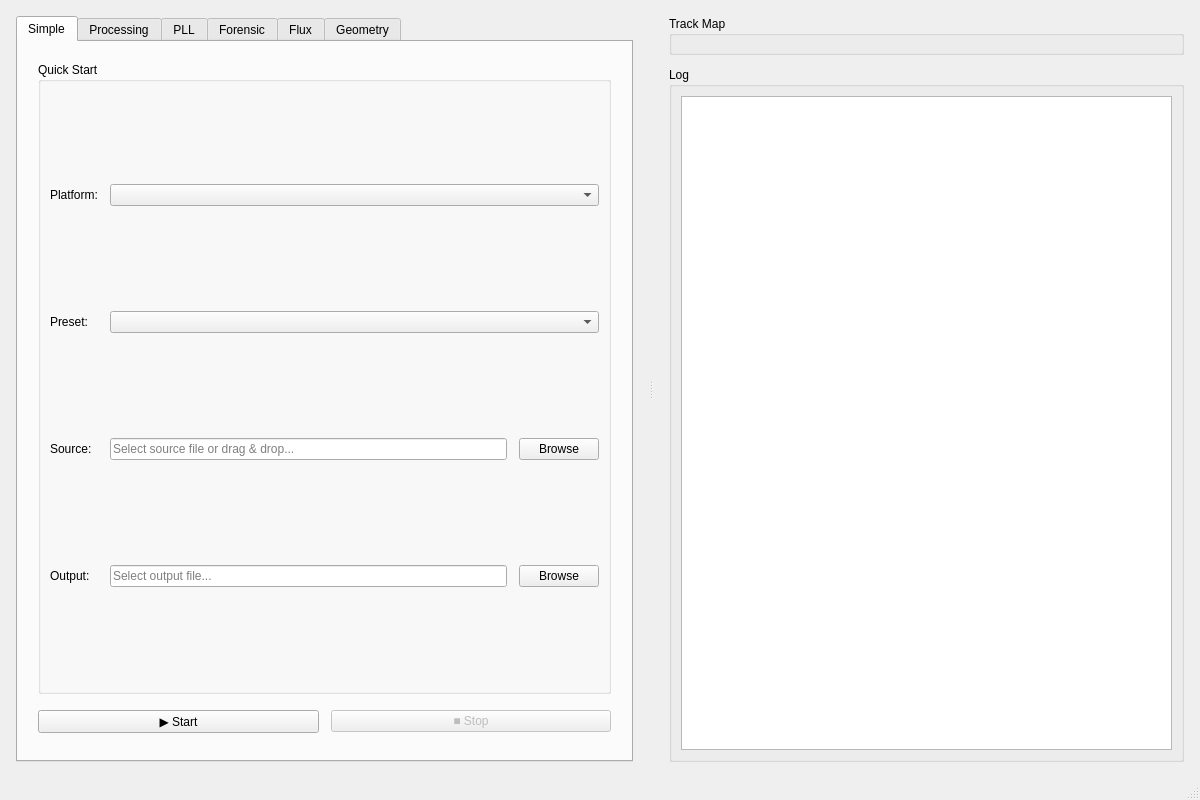
<?xml version="1.0" encoding="UTF-8"?>
<ui version="4.0">
 <class>MainWindow</class>
 <widget class="QMainWindow" name="MainWindow">
  <property name="geometry">
   <rect>
    <x>0</x>
    <y>0</y>
    <width>1200</width>
    <height>800</height>
   </rect>
  </property>
  <property name="windowTitle">
   <string>UnifiedFloppyTool</string>
  </property>
  <widget class="QWidget" name="centralwidget">
   <layout class="QHBoxLayout" name="mainLayout">
    <property name="spacing">
     <number>0</number>
    </property>
    <property name="margin">
     <number>0</number>
    </property>
    <item>
     <widget class="QSplitter" name="mainSplitter">
      <property name="orientation">
       <enum>Qt::Horizontal</enum>
      </property>
      
      <!-- LEFT: Tab Widget -->
      <widget class="QWidget" name="leftPanel">
       <property name="minimumWidth">
        <number>500</number>
       </property>
       <layout class="QVBoxLayout" name="leftLayout">
        <property name="margin">
         <number>16</number>
        </property>
        <item>
         <widget class="QTabWidget" name="tabWidget">
          
          <!-- Simple Tab -->
          <widget class="QWidget" name="tabSimple">
           <attribute name="title">
            <string>Simple</string>
           </attribute>
           <layout class="QVBoxLayout">
            <property name="margin">
             <number>20</number>
            </property>
            <property name="spacing">
             <number>16</number>
            </property>
            <item>
             <widget class="QGroupBox" name="grpQuickStart">
              <property name="title">
               <string>Quick Start</string>
              </property>
              <layout class="QGridLayout">
               <property name="horizontalSpacing">
                <number>12</number>
               </property>
               <property name="verticalSpacing">
                <number>12</number>
               </property>
               <item row="0" column="0">
                <widget class="QLabel">
                 <property name="text">
                  <string>Platform:</string>
                 </property>
                </widget>
               </item>
               <item row="0" column="1" colspan="2">
                <widget class="QComboBox" name="cmbPlatform"/>
               </item>
               <item row="1" column="0">
                <widget class="QLabel">
                 <property name="text">
                  <string>Preset:</string>
                 </property>
                </widget>
               </item>
               <item row="1" column="1" colspan="2">
                <widget class="QComboBox" name="cmbPreset"/>
               </item>
               <item row="2" column="0">
                <widget class="QLabel">
                 <property name="text">
                  <string>Source:</string>
                 </property>
                </widget>
               </item>
               <item row="2" column="1">
                <widget class="QLineEdit" name="txtSource">
                 <property name="placeholderText">
                  <string>Select source file or drag &amp; drop...</string>
                 </property>
                </widget>
               </item>
               <item row="2" column="2">
                <widget class="QPushButton" name="btnBrowseSource">
                 <property name="text">
                  <string>Browse</string>
                 </property>
                 <property name="maximumWidth">
                  <number>80</number>
                 </property>
                </widget>
               </item>
               <item row="3" column="0">
                <widget class="QLabel">
                 <property name="text">
                  <string>Output:</string>
                 </property>
                </widget>
               </item>
               <item row="3" column="1">
                <widget class="QLineEdit" name="txtDest">
                 <property name="placeholderText">
                  <string>Select output file...</string>
                 </property>
                </widget>
               </item>
               <item row="3" column="2">
                <widget class="QPushButton" name="btnBrowseDest">
                 <property name="text">
                  <string>Browse</string>
                 </property>
                 <property name="maximumWidth">
                  <number>80</number>
                 </property>
                </widget>
               </item>
              </layout>
             </widget>
            </item>
            <item>
             <layout class="QHBoxLayout">
              <property name="spacing">
               <number>12</number>
              </property>
              <item>
               <widget class="QPushButton" name="btnStart">
                <property name="text">
                 <string>▶ Start</string>
                </property>
                <property name="minimumHeight">
                 <number>48</number>
                </property>
               </widget>
              </item>
              <item>
               <widget class="QPushButton" name="btnStop">
                <property name="text">
                 <string>■ Stop</string>
                </property>
                <property name="minimumHeight">
                 <number>48</number>
                </property>
                <property name="enabled">
                 <bool>false</bool>
                </property>
               </widget>
              </item>
             </layout>
            </item>
            <item>
             <spacer>
              <property name="orientation">
               <enum>Qt::Vertical</enum>
              </property>
             </spacer>
            </item>
           </layout>
          </widget>
          
          <!-- Processing Tab -->
          <widget class="QWidget" name="tabProcessing">
           <attribute name="title">
            <string>Processing</string>
           </attribute>
           <layout class="QVBoxLayout">
            <property name="margin">
             <number>16</number>
            </property>
            <property name="spacing">
             <number>12</number>
            </property>
            <item>
             <widget class="QGroupBox" name="grpAlgorithm">
              <property name="title">
               <string>Algorithm</string>
              </property>
              <layout class="QFormLayout">
               <item row="0" column="0">
                <widget class="QLabel">
                 <property name="text">
                  <string>Type:</string>
                 </property>
                </widget>
               </item>
               <item row="0" column="1">
                <widget class="QComboBox" name="cmbProcessingType"/>
               </item>
              </layout>
             </widget>
            </item>
            <item>
             <widget class="QGroupBox" name="grpTiming">
              <property name="title">
               <string>MFM Timing</string>
              </property>
              <layout class="QGridLayout">
               <item row="0" column="0">
                <widget class="QLabel">
                 <property name="text">
                  <string>4µs:</string>
                 </property>
                </widget>
               </item>
               <item row="0" column="1">
                <widget class="QSpinBox" name="spnThresh4us"/>
               </item>
               <item row="0" column="2">
                <widget class="QLabel">
                 <property name="text">
                  <string>6µs:</string>
                 </property>
                </widget>
               </item>
               <item row="0" column="3">
                <widget class="QSpinBox" name="spnThresh6us"/>
               </item>
               <item row="0" column="4">
                <widget class="QLabel">
                 <property name="text">
                  <string>Max:</string>
                 </property>
                </widget>
               </item>
               <item row="0" column="5">
                <widget class="QSpinBox" name="spnThreshMax"/>
               </item>
               <item row="1" column="0" colspan="6">
                <widget class="QCheckBox" name="chkHDMode">
                 <property name="text">
                  <string>High Density Mode</string>
                 </property>
                </widget>
               </item>
              </layout>
             </widget>
            </item>
            <item>
             <widget class="QGroupBox" name="grpAdaptive">
              <property name="title">
               <string>Adaptive</string>
              </property>
              <layout class="QGridLayout">
               <item row="0" column="0">
                <widget class="QLabel">
                 <property name="text">
                  <string>Rate of Change:</string>
                 </property>
                </widget>
               </item>
               <item row="0" column="1">
                <widget class="QSlider" name="sldRateOfChange">
                 <property name="orientation">
                  <enum>Qt::Horizontal</enum>
                 </property>
                </widget>
               </item>
               <item row="0" column="2">
                <widget class="QLabel" name="lblRateOfChangeValue">
                 <property name="text">
                  <string>4.0</string>
                 </property>
                </widget>
               </item>
               <item row="0" column="3">
                <widget class="QLabel" name="lblRateOfChangePct">
                 <property name="text">
                  <string>(25%)</string>
                 </property>
                </widget>
               </item>
               <item row="1" column="0">
                <widget class="QLabel">
                 <property name="text">
                  <string>Lowpass:</string>
                 </property>
                </widget>
               </item>
               <item row="1" column="1" colspan="3">
                <widget class="QSpinBox" name="spnLowpassRadius"/>
               </item>
              </layout>
             </widget>
            </item>
            <item>
             <widget class="QGroupBox" name="grpOptions">
              <property name="title">
               <string>Options</string>
              </property>
              <layout class="QVBoxLayout">
               <item>
                <widget class="QCheckBox" name="chkErrorCorrection">
                 <property name="text">
                  <string>Error Correction</string>
                 </property>
                 <property name="checked">
                  <bool>true</bool>
                 </property>
                </widget>
               </item>
               <item>
                <widget class="QCheckBox" name="chkFindDupes">
                 <property name="text">
                  <string>Find Duplicates</string>
                 </property>
                 <property name="checked">
                  <bool>true</bool>
                 </property>
                </widget>
               </item>
               <item>
                <widget class="QCheckBox" name="chkOnlyBad">
                 <property name="text">
                  <string>Only Bad Sectors</string>
                 </property>
                </widget>
               </item>
              </layout>
             </widget>
            </item>
            <item>
             <spacer>
              <property name="orientation">
               <enum>Qt::Vertical</enum>
              </property>
             </spacer>
            </item>
           </layout>
          </widget>
          
          <!-- PLL Tab -->
          <widget class="QWidget" name="tabPLL">
           <attribute name="title">
            <string>PLL</string>
           </attribute>
           <layout class="QVBoxLayout">
            <property name="margin">
             <number>16</number>
            </property>
            <property name="spacing">
             <number>12</number>
            </property>
            <item>
             <widget class="QGroupBox" name="grpPhase">
              <property name="title">
               <string>Phase Correction</string>
              </property>
              <layout class="QGridLayout">
               <item row="0" column="0">
                <widget class="QLabel">
                 <property name="text">
                  <string>Amount:</string>
                 </property>
                </widget>
               </item>
               <item row="0" column="1">
                <widget class="QSlider" name="sldPhaseCorrection">
                 <property name="orientation">
                  <enum>Qt::Horizontal</enum>
                 </property>
                </widget>
               </item>
               <item row="0" column="2">
                <widget class="QLabel" name="lblPhaseCorrectionValue">
                 <property name="text">
                  <string>90</string>
                 </property>
                </widget>
               </item>
               <item row="0" column="3">
                <widget class="QLabel" name="lblPhaseCorrectionPct">
                 <property name="text">
                  <string>(70.3%)</string>
                 </property>
                </widget>
               </item>
              </layout>
             </widget>
            </item>
            <item>
             <widget class="QGroupBox" name="grpPeriod">
              <property name="title">
               <string>Period Bounds</string>
              </property>
              <layout class="QGridLayout">
               <item row="0" column="0">
                <widget class="QLabel">
                 <property name="text">
                  <string>Low Stop:</string>
                 </property>
                </widget>
               </item>
               <item row="0" column="1">
                <widget class="QSpinBox" name="spnLowStop"/>
               </item>
               <item row="0" column="2">
                <widget class="QLabel" name="lblLowStopPct">
                 <property name="text">
                  <string>(89.8%)</string>
                 </property>
                </widget>
               </item>
               <item row="1" column="0">
                <widget class="QLabel">
                 <property name="text">
                  <string>High Stop:</string>
                 </property>
                </widget>
               </item>
               <item row="1" column="1">
                <widget class="QSpinBox" name="spnHighStop"/>
               </item>
               <item row="1" column="2">
                <widget class="QLabel" name="lblHighStopPct">
                 <property name="text">
                  <string>(110.2%)</string>
                 </property>
                </widget>
               </item>
              </layout>
             </widget>
            </item>
            <item>
             <widget class="QGroupBox" name="grpClock">
              <property name="title">
               <string>Clock</string>
              </property>
              <layout class="QFormLayout">
               <item row="0" column="0">
                <widget class="QLabel">
                 <property name="text">
                  <string>PLL Clock:</string>
                 </property>
                </widget>
               </item>
               <item row="0" column="1">
                <widget class="QSpinBox" name="spnPLLClock"/>
               </item>
               <item row="1" column="0">
                <widget class="QCheckBox" name="chkHighDensity">
                 <property name="text">
                  <string>High Density</string>
                 </property>
                </widget>
               </item>
               <item row="2" column="0">
                <widget class="QLabel">
                 <property name="text">
                  <string>Bitcell Time:</string>
                 </property>
                </widget>
               </item>
               <item row="2" column="1">
                <widget class="QLabel" name="lblBitcellTime">
                 <property name="text">
                  <string>2.0 µs</string>
                 </property>
                </widget>
               </item>
              </layout>
             </widget>
            </item>
            <item>
             <spacer>
              <property name="orientation">
               <enum>Qt::Vertical</enum>
              </property>
             </spacer>
            </item>
           </layout>
          </widget>
          
          <!-- Forensic Tab -->
          <widget class="QWidget" name="tabForensic">
           <attribute name="title">
            <string>Forensic</string>
           </attribute>
           <layout class="QVBoxLayout">
            <property name="margin">
             <number>16</number>
            </property>
            <property name="spacing">
             <number>12</number>
            </property>
            <item>
             <widget class="QGroupBox" name="grpRecovery">
              <property name="title">
               <string>Recovery</string>
              </property>
              <layout class="QGridLayout">
               <item row="0" column="0">
                <widget class="QLabel">
                 <property name="text">
                  <string>Block Size:</string>
                 </property>
                </widget>
               </item>
               <item row="0" column="1">
                <widget class="QComboBox" name="cmbBlockSize"/>
               </item>
               <item row="1" column="0">
                <widget class="QLabel">
                 <property name="text">
                  <string>Max Retries:</string>
                 </property>
                </widget>
               </item>
               <item row="1" column="1">
                <widget class="QSlider" name="sldMaxRetries">
                 <property name="orientation">
                  <enum>Qt::Horizontal</enum>
                 </property>
                </widget>
               </item>
               <item row="1" column="2">
                <widget class="QLabel" name="lblMaxRetriesValue">
                 <property name="text">
                  <string>3</string>
                 </property>
                </widget>
               </item>
               <item row="2" column="0">
                <widget class="QLabel">
                 <property name="text">
                  <string>Retry Delay:</string>
                 </property>
                </widget>
               </item>
               <item row="2" column="1">
                <widget class="QSpinBox" name="spnRetryDelay">
                 <property name="suffix">
                  <string> ms</string>
                 </property>
                </widget>
               </item>
               <item row="3" column="0" colspan="3">
                <widget class="QCheckBox" name="chkReverseMode">
                 <property name="text">
                  <string>Reverse Read Mode</string>
                 </property>
                </widget>
               </item>
               <item row="4" column="0" colspan="3">
                <widget class="QCheckBox" name="chkFillBad">
                 <property name="text">
                  <string>Fill Bad Blocks</string>
                 </property>
                 <property name="checked">
                  <bool>true</bool>
                 </property>
                </widget>
               </item>
              </layout>
             </widget>
            </item>
            <item>
             <widget class="QGroupBox" name="grpHashing">
              <property name="title">
               <string>Hashing</string>
              </property>
              <layout class="QHBoxLayout">
               <item>
                <widget class="QCheckBox" name="chkHashMD5">
                 <property name="text">
                  <string>MD5</string>
                 </property>
                 <property name="checked">
                  <bool>true</bool>
                 </property>
                </widget>
               </item>
               <item>
                <widget class="QCheckBox" name="chkHashSHA1">
                 <property name="text">
                  <string>SHA-1</string>
                 </property>
                </widget>
               </item>
               <item>
                <widget class="QCheckBox" name="chkHashSHA256">
                 <property name="text">
                  <string>SHA-256</string>
                 </property>
                 <property name="checked">
                  <bool>true</bool>
                 </property>
                </widget>
               </item>
               <item>
                <widget class="QCheckBox" name="chkHashSHA512">
                 <property name="text">
                  <string>SHA-512</string>
                 </property>
                </widget>
               </item>
              </layout>
             </widget>
            </item>
            <item>
             <widget class="QGroupBox" name="grpSplit">
              <property name="title">
               <string>Split Output</string>
              </property>
              <layout class="QGridLayout">
               <item row="0" column="0">
                <widget class="QCheckBox" name="chkSplitOutput">
                 <property name="text">
                  <string>Enable</string>
                 </property>
                </widget>
               </item>
               <item row="0" column="1">
                <widget class="QSpinBox" name="spnSplitSize">
                 <property name="enabled">
                  <bool>false</bool>
                 </property>
                </widget>
               </item>
               <item row="0" column="2">
                <widget class="QComboBox" name="cmbSplitUnit">
                 <property name="enabled">
                  <bool>false</bool>
                 </property>
                </widget>
               </item>
               <item row="1" column="0">
                <widget class="QLabel">
                 <property name="text">
                  <string>Format:</string>
                 </property>
                </widget>
               </item>
               <item row="1" column="1" colspan="2">
                <widget class="QComboBox" name="cmbSplitFormat">
                 <property name="enabled">
                  <bool>false</bool>
                 </property>
                </widget>
               </item>
              </layout>
             </widget>
            </item>
            <item>
             <widget class="QGroupBox" name="grpVerify">
              <property name="title">
               <string>Verification</string>
              </property>
              <layout class="QVBoxLayout">
               <item>
                <widget class="QCheckBox" name="chkVerifyWrite">
                 <property name="text">
                  <string>Verify After Write</string>
                 </property>
                 <property name="checked">
                  <bool>true</bool>
                 </property>
                </widget>
               </item>
               <item>
                <widget class="QCheckBox" name="chkVerboseLog">
                 <property name="text">
                  <string>Verbose Logging</string>
                 </property>
                </widget>
               </item>
              </layout>
             </widget>
            </item>
            <item>
             <spacer>
              <property name="orientation">
               <enum>Qt::Vertical</enum>
              </property>
             </spacer>
            </item>
           </layout>
          </widget>
          
          <!-- Flux Tab -->
          <widget class="QWidget" name="tabFlux">
           <attribute name="title">
            <string>Flux</string>
           </attribute>
           <layout class="QVBoxLayout">
            <property name="margin">
             <number>16</number>
            </property>
            <property name="spacing">
             <number>12</number>
            </property>
            <item>
             <widget class="QGroupBox" name="grpProfile">
              <property name="title">
               <string>Flux Profile</string>
              </property>
              <layout class="QFormLayout">
               <item row="0" column="0">
                <widget class="QLabel">
                 <property name="text">
                  <string>Profile:</string>
                 </property>
                </widget>
               </item>
               <item row="0" column="1">
                <widget class="QComboBox" name="cmbFluxProfile"/>
               </item>
               <item row="1" column="0">
                <widget class="QLabel">
                 <property name="text">
                  <string>Encoding:</string>
                 </property>
                </widget>
               </item>
               <item row="1" column="1">
                <widget class="QComboBox" name="cmbEncoding"/>
               </item>
               <item row="2" column="0">
                <widget class="QLabel">
                 <property name="text">
                  <string>Bitrate:</string>
                 </property>
                </widget>
               </item>
               <item row="2" column="1">
                <widget class="QSpinBox" name="spnBitrate">
                 <property name="suffix">
                  <string> bps</string>
                 </property>
                 <property name="maximum">
                  <number>1000000</number>
                 </property>
                </widget>
               </item>
               <item row="3" column="0">
                <widget class="QLabel">
                 <property name="text">
                  <string>Cell Time:</string>
                 </property>
                </widget>
               </item>
               <item row="3" column="1">
                <widget class="QLabel" name="lblCellTime">
                 <property name="text">
                  <string>2.0 µs</string>
                 </property>
                </widget>
               </item>
              </layout>
             </widget>
            </item>
            <item>
             <widget class="QGroupBox" name="grpJitter">
              <property name="title">
               <string>Jitter Tolerance</string>
              </property>
              <layout class="QGridLayout">
               <item row="0" column="0">
                <widget class="QLabel">
                 <property name="text">
                  <string>Absolute:</string>
                 </property>
                </widget>
               </item>
               <item row="0" column="1">
                <widget class="QSpinBox" name="spnJitterTicks">
                 <property name="suffix">
                  <string> ticks</string>
                 </property>
                </widget>
               </item>
               <item row="1" column="0">
                <widget class="QLabel">
                 <property name="text">
                  <string>Relative:</string>
                 </property>
                </widget>
               </item>
               <item row="1" column="1">
                <widget class="QSpinBox" name="spnJitterPPM">
                 <property name="suffix">
                  <string> ppm</string>
                 </property>
                </widget>
               </item>
              </layout>
             </widget>
            </item>
            <item>
             <spacer>
              <property name="orientation">
               <enum>Qt::Vertical</enum>
              </property>
             </spacer>
            </item>
           </layout>
          </widget>
          
          <!-- Geometry Tab -->
          <widget class="QWidget" name="tabGeometry">
           <attribute name="title">
            <string>Geometry</string>
           </attribute>
           <layout class="QVBoxLayout">
            <property name="margin">
             <number>16</number>
            </property>
            <property name="spacing">
             <number>12</number>
            </property>
            <item>
             <widget class="QGroupBox" name="grpAutoDetect">
              <property name="title">
               <string>Auto-Detect</string>
              </property>
              <layout class="QHBoxLayout">
               <item>
                <widget class="QPushButton" name="btnDetectGeometry">
                 <property name="text">
                  <string>Detect from File</string>
                 </property>
                </widget>
               </item>
               <item>
                <widget class="QLabel" name="lblDetectedGeom">
                 <property name="text">
                  <string>Not detected</string>
                 </property>
                </widget>
               </item>
               <item>
                <spacer>
                 <property name="orientation">
                  <enum>Qt::Horizontal</enum>
                 </property>
                </spacer>
               </item>
              </layout>
             </widget>
            </item>
            <item>
             <widget class="QGroupBox" name="grpManualGeom">
              <property name="title">
               <string>Manual Configuration</string>
              </property>
              <layout class="QGridLayout">
               <item row="0" column="0">
                <widget class="QLabel">
                 <property name="text">
                  <string>Tracks:</string>
                 </property>
                </widget>
               </item>
               <item row="0" column="1">
                <widget class="QSpinBox" name="spnTracks"/>
               </item>
               <item row="1" column="0">
                <widget class="QLabel">
                 <property name="text">
                  <string>Heads:</string>
                 </property>
                </widget>
               </item>
               <item row="1" column="1">
                <layout class="QHBoxLayout">
                 <item>
                  <widget class="QRadioButton" name="rbHeads1">
                   <property name="text">
                    <string>1</string>
                   </property>
                  </widget>
                 </item>
                 <item>
                  <widget class="QRadioButton" name="rbHeads2">
                   <property name="text">
                    <string>2</string>
                   </property>
                   <property name="checked">
                    <bool>true</bool>
                   </property>
                  </widget>
                 </item>
                </layout>
               </item>
               <item row="2" column="0">
                <widget class="QLabel">
                 <property name="text">
                  <string>Sectors/Track:</string>
                 </property>
                </widget>
               </item>
               <item row="2" column="1">
                <widget class="QSpinBox" name="spnSectorsPerTrack"/>
               </item>
               <item row="3" column="0">
                <widget class="QLabel">
                 <property name="text">
                  <string>Sector Size:</string>
                 </property>
                </widget>
               </item>
               <item row="3" column="1">
                <widget class="QComboBox" name="cmbSectorSize"/>
               </item>
               <item row="4" column="0">
                <widget class="QLabel">
                 <property name="text">
                  <string>Encoding:</string>
                 </property>
                </widget>
               </item>
               <item row="4" column="1">
                <widget class="QComboBox" name="cmbGeomEncoding"/>
               </item>
              </layout>
             </widget>
            </item>
            <item>
             <widget class="QFrame" name="frmCalculated">
              <layout class="QHBoxLayout">
               <item>
                <widget class="QLabel">
                 <property name="text">
                  <string>Calculated Size:</string>
                 </property>
                </widget>
               </item>
               <item>
                <widget class="QLabel" name="lblCalculatedSize">
                 <property name="text">
                  <string>901,120 bytes (880 KB)</string>
                 </property>
                </widget>
               </item>
               <item>
                <spacer>
                 <property name="orientation">
                  <enum>Qt::Horizontal</enum>
                 </property>
                </spacer>
               </item>
              </layout>
             </widget>
            </item>
            <item>
             <spacer>
              <property name="orientation">
               <enum>Qt::Vertical</enum>
              </property>
             </spacer>
            </item>
           </layout>
          </widget>
          
         </widget>
        </item>
       </layout>
      </widget>
      
      <!-- RIGHT: Track Grid + Log -->
      <widget class="QWidget" name="rightPanel">
       <property name="minimumWidth">
        <number>400</number>
       </property>
       <layout class="QVBoxLayout" name="rightLayout">
        <property name="margin">
         <number>16</number>
        </property>
        <property name="spacing">
         <number>12</number>
        </property>
        <item>
         <widget class="QGroupBox" name="grpTrackGrid">
          <property name="title">
           <string>Track Map</string>
          </property>
          <layout class="QVBoxLayout" name="trackGridContainer">
           <property name="margin">
            <number>8</number>
           </property>
           <!-- TrackGridWidget inserted here programmatically -->
          </layout>
         </widget>
        </item>
        <item>
         <widget class="QGroupBox" name="grpLog">
          <property name="title">
           <string>Log</string>
          </property>
          <layout class="QVBoxLayout">
           <item>
            <widget class="QPlainTextEdit" name="txtLog">
             <property name="readOnly">
              <bool>true</bool>
             </property>
             <property name="maximumHeight">
              <number>150</number>
             </property>
            </widget>
           </item>
          </layout>
         </widget>
        </item>
       </layout>
      </widget>
      
     </widget>
    </item>
   </layout>
  </widget>
  <widget class="QStatusBar" name="statusbar"/>
 </widget>
 <resources/>
 <connections>
  <connection>
   <sender>chkSplitOutput</sender>
   <signal>toggled(bool)</signal>
   <receiver>spnSplitSize</receiver>
   <slot>setEnabled(bool)</slot>
  </connection>
  <connection>
   <sender>chkSplitOutput</sender>
   <signal>toggled(bool)</signal>
   <receiver>cmbSplitUnit</receiver>
   <slot>setEnabled(bool)</slot>
  </connection>
  <connection>
   <sender>chkSplitOutput</sender>
   <signal>toggled(bool)</signal>
   <receiver>cmbSplitFormat</receiver>
   <slot>setEnabled(bool)</slot>
  </connection>
 </connections>
</ui>
